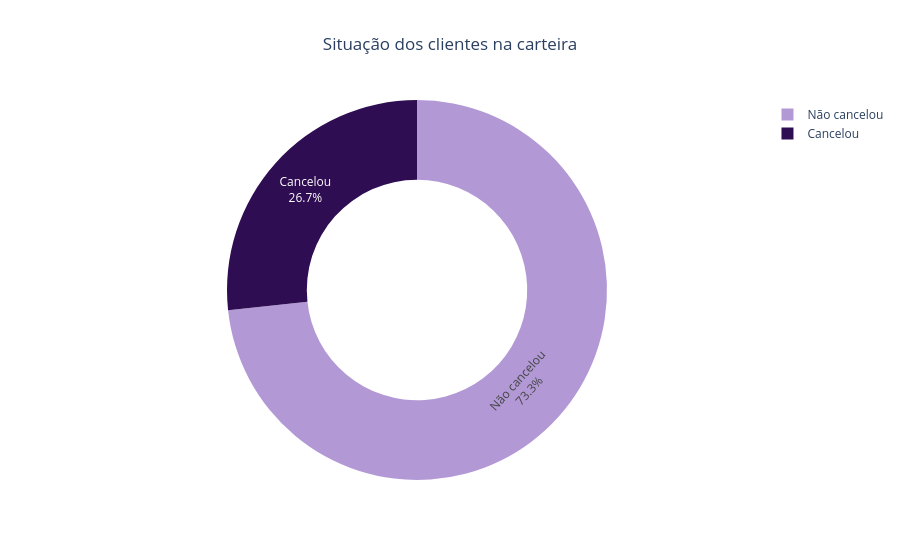

Source (notebook cell):
### Markdown cell above
### Pergunta 1 - Qual é a dimensão do cancelamento na carteira?

### Code cell
fig = px.pie(
    resumo_geral, names="Situação", values="Clientes", hole=0.58,
    color="Situação", color_discrete_map={"Não cancelou": "#B299D6", "Cancelou": "#2F0D52"},
    title="Situação dos clientes na carteira", template="plotly_white"
)
fig.update_traces(textinfo="label+percent", hovertemplate="%{label}<br>Clientes: %{value:,}<extra></extra>")
fig.update_layout(title_x=0.5, legend_title_text="")
fig.show()

### Figure 1 — Plotly figure (JSON) as saved in the notebook; plotly's stock layout.template omitted (floating-point values rounded to 4 significant figures)
{"data": [{"customdata": [["Não cancelou"], ["Cancelou"]], "domain": {"x": [0, 1], "y": [0, 1]}, "hole": 0.58, "hovertemplate": "%{label}<br>Clientes: %{value:,}<extra></extra>", "labels": ["Não cancelou", "Cancelou"], "legendgroup": "", "marker": {"colors": ["#B299D6", "#2F0D52"]}, "name": "", "showlegend": true, "textinfo": "label+percent", "type": "pie", "values": [4130, 1504]}], "layout": {"legend": {"title": {"text": ""}, "tracegroupgap": 0}, "title": {"text": "Situação dos clientes na carteira", "x": 0.5}}}
